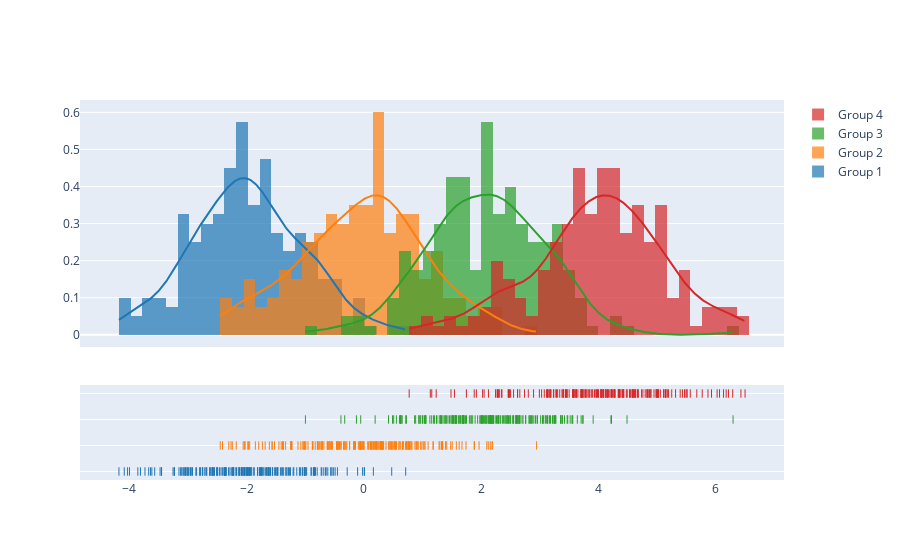

Notebook source saved alongside this figure:
### Code cell
import plotly.figure_factory as ff

# Add histogram data
x1 = np.random.randn(200) - 2
x2 = np.random.randn(200)
x3 = np.random.randn(200) + 2
x4 = np.random.randn(200) + 4

# Group data together
hist_data = [x1, x2, x3, x4]

group_labels = ['Group 1', 'Group 2', 'Group 3', 'Group 4']

# Create distplot with custom bin_size
fig = ff.create_distplot(hist_data, group_labels, bin_size=.2)
fig.show()

### Figure 1 — Plotly figure (JSON) as saved in the notebook; plotly's stock layout.template omitted (floating-point values rounded to 4 significant figures; data arrays with more than 128 entries replaced by an {"elided": "..."} marker saying what was removed)
{"data": [{"autobinx": false, "histnorm": "probability density", "legendgroup": "Group 1", "marker": {"color": "rgb(31, 119, 180)"}, "name": "Group 1", "opacity": 0.7, "type": "histogram", "x": {"elided": "200 float values"}, "xaxis": "x", "xbins": {"end": 0.7144, "size": 0.2, "start": -4.179}, "yaxis": "y"}, {"autobinx": false, "histnorm": "probability density", "legendgroup": "Group 2", "marker": {"color": "rgb(255, 127, 14)"}, "name": "Group 2", "opacity": 0.7, "type": "histogram", "x": {"elided": "200 float values"}, "xaxis": "x", "xbins": {"end": 2.948, "size": 0.2, "start": -2.451}, "yaxis": "y"}, {"autobinx": false, "histnorm": "probability density", "legendgroup": "Group 3", "marker": {"color": "rgb(44, 160, 44)"}, "name": "Group 3", "opacity": 0.7, "type": "histogram", "x": {"elided": "200 float values"}, "xaxis": "x", "xbins": {"end": 6.301, "size": 0.2, "start": -0.9969}, "yaxis": "y"}, {"autobinx": false, "histnorm": "probability density", "legendgroup": "Group 4", "marker": {"color": "rgb(214, 39, 40)"}, "name": "Group 4", "opacity": 0.7, "type": "histogram", "x": {"elided": "200 float values"}, "xaxis": "x", "xbins": {"end": 6.505, "size": 0.2, "start": 0.7736}, "yaxis": "y"}, {"legendgroup": "Group 1", "marker": {"color": "rgb(31, 119, 180)"}, "mode": "lines", "name": "Group 1", "showlegend": false, "type": "scatter", "x": {"elided": "500 float values"}, "xaxis": "x", "y": {"elided": "500 float values"}, "yaxis": "y"}, {"legendgroup": "Group 2", "marker": {"color": "rgb(255, 127, 14)"}, "mode": "lines", "name": "Group 2", "showlegend": false, "type": "scatter", "x": {"elided": "500 float values"}, "xaxis": "x", "y": {"elided": "500 float values"}, "yaxis": "y"}, {"legendgroup": "Group 3", "marker": {"color": "rgb(44, 160, 44)"}, "mode": "lines", "name": "Group 3", "showlegend": false, "type": "scatter", "x": {"elided": "500 float values"}, "xaxis": "x", "y": {"elided": "500 float values"}, "yaxis": "y"}, {"legendgroup": "Group 4", "marker": {"color": "rgb(214, 39, 40)"}, "mode": "lines", "name": "Group 4", "showlegend": false, "type": "scatter", "x": {"elided": "500 float values"}, "xaxis": "x", "y": {"elided": "500 float values"}, "yaxis": "y"}, {"legendgroup": "Group 1", "marker": {"color": "rgb(31, 119, 180)", "symbol": "line-ns-open"}, "mode": "markers", "name": "Group 1", "showlegend": false, "type": "scatter", "x": {"elided": "200 float values"}, "xaxis": "x", "y": {"elided": "200 str values"}, "yaxis": "y2"}, {"legendgroup": "Group 2", "marker": {"color": "rgb(255, 127, 14)", "symbol": "line-ns-open"}, "mode": "markers", "name": "Group 2", "showlegend": false, "type": "scatter", "x": {"elided": "200 float values"}, "xaxis": "x", "y": {"elided": "200 str values"}, "yaxis": "y2"}, {"legendgroup": "Group 3", "marker": {"color": "rgb(44, 160, 44)", "symbol": "line-ns-open"}, "mode": "markers", "name": "Group 3", "showlegend": false, "type": "scatter", "x": {"elided": "200 float values"}, "xaxis": "x", "y": {"elided": "200 str values"}, "yaxis": "y2"}, {"legendgroup": "Group 4", "marker": {"color": "rgb(214, 39, 40)", "symbol": "line-ns-open"}, "mode": "markers", "name": "Group 4", "showlegend": false, "type": "scatter", "x": {"elided": "200 float values"}, "xaxis": "x", "y": {"elided": "200 str values"}, "yaxis": "y2"}], "layout": {"barmode": "overlay", "hovermode": "closest", "legend": {"traceorder": "reversed"}, "xaxis": {"anchor": "y2", "domain": [0.0, 1.0], "zeroline": false}, "yaxis": {"anchor": "free", "domain": [0.35, 1], "position": 0.0}, "yaxis2": {"anchor": "x", "domain": [0, 0.25], "dtick": 1, "showticklabels": false}}}
